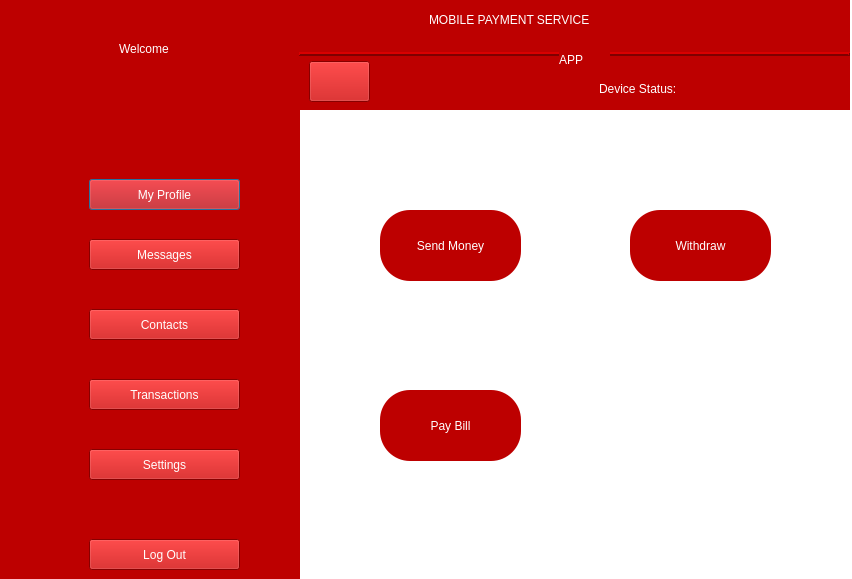
<?xml version="1.0" encoding="UTF-8"?>
<ui version="4.0">
 <class>Dialog</class>
 <widget class="QDialog" name="Dialog">
  <property name="geometry">
   <rect>
    <x>0</x>
    <y>0</y>
    <width>852</width>
    <height>579</height>
   </rect>
  </property>
  <property name="windowTitle">
   <string>Dialog</string>
  </property>
  <property name="layoutDirection">
   <enum>Qt::LeftToRight</enum>
  </property>
  <property name="styleSheet">
   <string notr="true">background-color: rgb(255, 255, 255);</string>
  </property>
  <property name="modal">
   <bool>false</bool>
  </property>
  <widget class="QWidget" name="widget" native="true">
   <property name="geometry">
    <rect>
     <x>-1</x>
     <y>-1</y>
     <width>301</width>
     <height>581</height>
    </rect>
   </property>
   <property name="styleSheet">
    <string notr="true">background-color: rgb(189, 0, 0);
color: rgb(255, 255, 255);</string>
   </property>
   <widget class="QLabel" name="label">
    <property name="geometry">
     <rect>
      <x>120</x>
      <y>40</y>
      <width>81</width>
      <height>20</height>
     </rect>
    </property>
    <property name="styleSheet">
     <string notr="true">font: 75 14pt &quot;MS Shell Dlg 2&quot;;</string>
    </property>
    <property name="text">
     <string>Welcome</string>
    </property>
   </widget>
   <widget class="QLabel" name="nmm">
    <property name="geometry">
     <rect>
      <x>60</x>
      <y>70</y>
      <width>201</width>
      <height>20</height>
     </rect>
    </property>
    <property name="styleSheet">
     <string notr="true">font: 75 13pt &quot;MS Shell Dlg 2&quot;;</string>
    </property>
    <property name="text">
     <string/>
    </property>
    <property name="alignment">
     <set>Qt::AlignCenter</set>
    </property>
   </widget>
   <widget class="QLabel" name="pnmm">
    <property name="geometry">
     <rect>
      <x>100</x>
      <y>110</y>
      <width>131</width>
      <height>20</height>
     </rect>
    </property>
    <property name="styleSheet">
     <string notr="true">font: 75 13pt &quot;MS Shell Dlg 2&quot;;</string>
    </property>
    <property name="text">
     <string/>
    </property>
    <property name="alignment">
     <set>Qt::AlignCenter</set>
    </property>
   </widget>
   <widget class="QLabel" name="label_4">
    <property name="geometry">
     <rect>
      <x>20</x>
      <y>170</y>
      <width>51</width>
      <height>41</height>
     </rect>
    </property>
    <property name="text">
     <string/>
    </property>
    <property name="pixmap">
     <pixmap>ICONS/icons8-user-menu-male-48.png</pixmap>
    </property>
   </widget>
   <widget class="QLabel" name="label_5">
    <property name="geometry">
     <rect>
      <x>20</x>
      <y>230</y>
      <width>51</width>
      <height>41</height>
     </rect>
    </property>
    <property name="text">
     <string/>
    </property>
    <property name="pixmap">
     <pixmap>ICONS/icons8-group-message-48.png</pixmap>
    </property>
   </widget>
   <widget class="QLabel" name="label_11">
    <property name="geometry">
     <rect>
      <x>20</x>
      <y>370</y>
      <width>51</width>
      <height>41</height>
     </rect>
    </property>
    <property name="text">
     <string/>
    </property>
    <property name="pixmap">
     <pixmap>ICONS/icons8-euro-money-48.png</pixmap>
    </property>
   </widget>
   <widget class="QLabel" name="label_12">
    <property name="geometry">
     <rect>
      <x>20</x>
      <y>300</y>
      <width>51</width>
      <height>41</height>
     </rect>
    </property>
    <property name="text">
     <string/>
    </property>
    <property name="pixmap">
     <pixmap>ICONS/icons8-address-book-2-48.png</pixmap>
    </property>
   </widget>
   <widget class="QLabel" name="label_13">
    <property name="geometry">
     <rect>
      <x>20</x>
      <y>440</y>
      <width>51</width>
      <height>41</height>
     </rect>
    </property>
    <property name="text">
     <string/>
    </property>
    <property name="pixmap">
     <pixmap>ICONS/icons8-gear-48.png</pixmap>
    </property>
   </widget>
   <widget class="QLabel" name="label_14">
    <property name="geometry">
     <rect>
      <x>20</x>
      <y>530</y>
      <width>51</width>
      <height>41</height>
     </rect>
    </property>
    <property name="text">
     <string/>
    </property>
    <property name="pixmap">
     <pixmap>ICONS/icons8-open-pane-48.png</pixmap>
    </property>
   </widget>
   <widget class="QPushButton" name="pushButton_2">
    <property name="geometry">
     <rect>
      <x>90</x>
      <y>180</y>
      <width>151</width>
      <height>31</height>
     </rect>
    </property>
    <property name="styleSheet">
     <string notr="true">font: 75 10pt &quot;Arial&quot;;</string>
    </property>
    <property name="text">
     <string>My Profile</string>
    </property>
    <property name="default">
     <bool>false</bool>
    </property>
    <property name="flat">
     <bool>false</bool>
    </property>
   </widget>
   <widget class="QPushButton" name="pushButton_3">
    <property name="geometry">
     <rect>
      <x>90</x>
      <y>240</y>
      <width>151</width>
      <height>31</height>
     </rect>
    </property>
    <property name="styleSheet">
     <string notr="true">font: 75 10pt &quot;Arial&quot;;</string>
    </property>
    <property name="text">
     <string>Messages</string>
    </property>
   </widget>
   <widget class="QPushButton" name="pushButton_4">
    <property name="geometry">
     <rect>
      <x>90</x>
      <y>310</y>
      <width>151</width>
      <height>31</height>
     </rect>
    </property>
    <property name="styleSheet">
     <string notr="true">font: 75 10pt &quot;Arial&quot;;</string>
    </property>
    <property name="text">
     <string>Contacts</string>
    </property>
   </widget>
   <widget class="QPushButton" name="pushButton_5">
    <property name="geometry">
     <rect>
      <x>90</x>
      <y>380</y>
      <width>151</width>
      <height>31</height>
     </rect>
    </property>
    <property name="styleSheet">
     <string notr="true">font: 75 10pt &quot;Arial&quot;;</string>
    </property>
    <property name="text">
     <string>Transactions</string>
    </property>
   </widget>
   <widget class="QPushButton" name="pushButton_6">
    <property name="geometry">
     <rect>
      <x>90</x>
      <y>450</y>
      <width>151</width>
      <height>31</height>
     </rect>
    </property>
    <property name="styleSheet">
     <string notr="true">font: 75 10pt &quot;Arial&quot;;</string>
    </property>
    <property name="text">
     <string>Settings</string>
    </property>
   </widget>
   <widget class="QPushButton" name="lgo">
    <property name="geometry">
     <rect>
      <x>90</x>
      <y>540</y>
      <width>151</width>
      <height>31</height>
     </rect>
    </property>
    <property name="styleSheet">
     <string notr="true">font: 75 10pt &quot;Arial&quot;;</string>
    </property>
    <property name="text">
     <string>Log Out</string>
    </property>
   </widget>
  </widget>
  <widget class="QFrame" name="frame">
   <property name="geometry">
    <rect>
     <x>299</x>
     <y>-1</y>
     <width>551</width>
     <height>111</height>
    </rect>
   </property>
   <property name="styleSheet">
    <string notr="true">background-color: rgb(189, 0, 0);
color: rgb(255, 255, 255);</string>
   </property>
   <property name="frameShape">
    <enum>QFrame::HLine</enum>
   </property>
   <property name="frameShadow">
    <enum>QFrame::Raised</enum>
   </property>
   <property name="lineWidth">
    <number>2</number>
   </property>
   <property name="midLineWidth">
    <number>0</number>
   </property>
   <widget class="QLabel" name="label_16">
    <property name="geometry">
     <rect>
      <x>260</x>
      <y>50</y>
      <width>51</width>
      <height>21</height>
     </rect>
    </property>
    <property name="styleSheet">
     <string notr="true">font: 75 18pt &quot;MS Shell Dlg 2&quot;;</string>
    </property>
    <property name="text">
     <string>APP</string>
    </property>
   </widget>
   <widget class="QLabel" name="label_15">
    <property name="geometry">
     <rect>
      <x>130</x>
      <y>10</y>
      <width>301</width>
      <height>21</height>
     </rect>
    </property>
    <property name="styleSheet">
     <string notr="true">font: 75 18pt &quot;MS Shell Dlg 2&quot;;</string>
    </property>
    <property name="text">
     <string>MOBILE PAYMENT SERVICE</string>
    </property>
   </widget>
   <widget class="QPushButton" name="hm">
    <property name="geometry">
     <rect>
      <x>10</x>
      <y>62</y>
      <width>61</width>
      <height>41</height>
     </rect>
    </property>
    <property name="text">
     <string/>
    </property>
    <property name="icon">
     <iconset>
      <normaloff>ICONS/icons8-exterior-48.png</normaloff>ICONS/icons8-exterior-48.png</iconset>
    </property>
    <property name="iconSize">
     <size>
      <width>40</width>
      <height>40</height>
     </size>
    </property>
   </widget>
   <widget class="QLabel" name="st">
    <property name="geometry">
     <rect>
      <x>410</x>
      <y>80</y>
      <width>111</width>
      <height>20</height>
     </rect>
    </property>
    <property name="styleSheet">
     <string notr="true">font: 75 12pt &quot;MS Shell Dlg 2&quot;;</string>
    </property>
    <property name="text">
     <string/>
    </property>
   </widget>
   <widget class="QLabel" name="label_2">
    <property name="geometry">
     <rect>
      <x>300</x>
      <y>80</y>
      <width>101</width>
      <height>20</height>
     </rect>
    </property>
    <property name="styleSheet">
     <string notr="true">font: 75 12pt &quot;MS Shell Dlg 2&quot;;</string>
    </property>
    <property name="text">
     <string>Device Status:</string>
    </property>
   </widget>
   <widget class="QLabel" name="sm">
    <property name="geometry">
     <rect>
      <x>80</x>
      <y>80</y>
      <width>111</width>
      <height>20</height>
     </rect>
    </property>
    <property name="styleSheet">
     <string notr="true">font: 75 11pt &quot;MS Shell Dlg 2&quot;;</string>
    </property>
    <property name="text">
     <string/>
    </property>
   </widget>
  </widget>
  <widget class="QPushButton" name="send">
   <property name="geometry">
    <rect>
     <x>380</x>
     <y>210</y>
     <width>141</width>
     <height>71</height>
    </rect>
   </property>
   <property name="styleSheet">
    <string notr="true">font: 75 10pt &quot;Arial&quot;;
background-color: rgb(189, 0, 0);
color: rgb(255, 255, 255);
border-radius : 30px;</string>
   </property>
   <property name="text">
    <string>Send Money</string>
   </property>
   <property name="icon">
    <iconset>
     <normaloff>ICONS/icn/icons8-money-yours-48.png</normaloff>ICONS/icn/icons8-money-yours-48.png</iconset>
   </property>
   <property name="iconSize">
    <size>
     <width>50</width>
     <height>120</height>
    </size>
   </property>
   <property name="flat">
    <bool>false</bool>
   </property>
  </widget>
  <widget class="QPushButton" name="withdraw">
   <property name="geometry">
    <rect>
     <x>630</x>
     <y>210</y>
     <width>141</width>
     <height>71</height>
    </rect>
   </property>
   <property name="styleSheet">
    <string notr="true">font: 75 10pt &quot;Arial&quot;;
background-color: rgb(189, 0, 0);
color: rgb(255, 255, 255);
border-radius : 30px;</string>
   </property>
   <property name="text">
    <string>Withdraw</string>
   </property>
   <property name="icon">
    <iconset>
     <normaloff>ICONS/icn/icons8-cash-in-hand-50.png</normaloff>ICONS/icn/icons8-cash-in-hand-50.png</iconset>
   </property>
   <property name="iconSize">
    <size>
     <width>50</width>
     <height>120</height>
    </size>
   </property>
   <property name="flat">
    <bool>false</bool>
   </property>
  </widget>
  <widget class="QPushButton" name="pay">
   <property name="geometry">
    <rect>
     <x>380</x>
     <y>390</y>
     <width>141</width>
     <height>71</height>
    </rect>
   </property>
   <property name="styleSheet">
    <string notr="true">font: 75 10pt &quot;Arial&quot;;
background-color: rgb(189, 0, 0);
color: rgb(255, 255, 255);
border-radius : 30px;</string>
   </property>
   <property name="text">
    <string>Pay Bill</string>
   </property>
   <property name="icon">
    <iconset>
     <normaloff>ICONS/icn/icons8-investment-48.png</normaloff>ICONS/icn/icons8-investment-48.png</iconset>
   </property>
   <property name="iconSize">
    <size>
     <width>50</width>
     <height>120</height>
    </size>
   </property>
   <property name="flat">
    <bool>false</bool>
   </property>
  </widget>
 </widget>
 <resources/>
 <connections/>
</ui>
